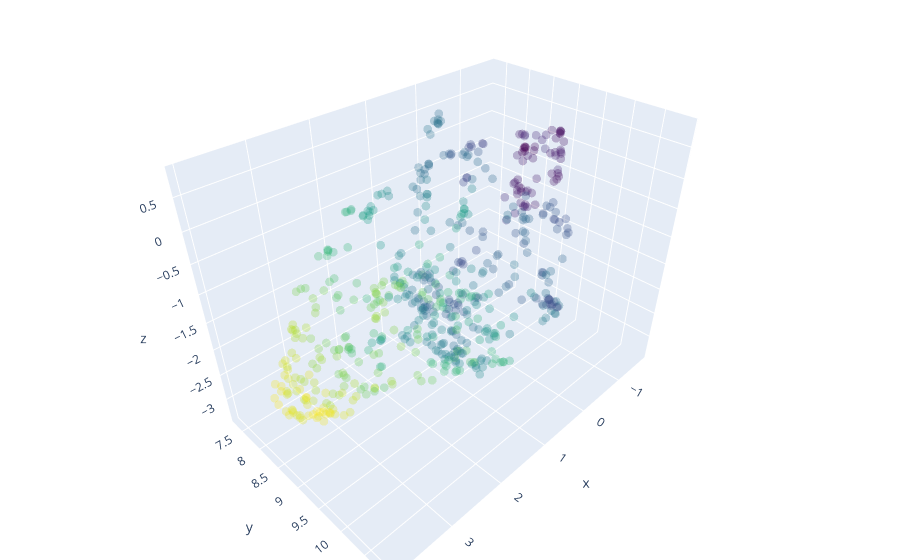

Here is the notebook cell this chart was saved with:
### Code cell
# dont forget to create the folder "images" in your directory
is_interactive=True
filename='umap_embedding_description'

if is_interactive:
    plot_cluster(text_df,False,filename)
else:
    display(Image('../data/fasttext_data/'+filename+'.png'))

### Figure 1 — Plotly figure (JSON) as saved in the notebook; plotly's stock layout.template omitted (floating-point values rounded to 4 significant figures; data arrays with more than 128 entries replaced by an {"elided": "..."} marker saying what was removed)
{"data": [{"marker": {"color": {"elided": "583 float values"}, "colorscale": [[0, "#440154"], [0.1111, "#482878"], [0.2222, "#3e4989"], [0.3333, "#31688e"], [0.4444, "#26828e"], [0.5556, "#1f9e89"], [0.6667, "#35b779"], [0.7778, "#6ece58"], [0.8889, "#b5de2b"], [1, "#fde725"]], "opacity": 0.3, "size": 3}, "mode": "markers", "text": {"elided": "583 float values"}, "type": "scatter3d", "x": {"elided": "583 float values"}, "y": {"elided": "583 float values"}, "z": {"elided": "583 float values"}}], "layout": {"margin": {"b": 0, "l": 0, "r": 0, "t": 0}}}
